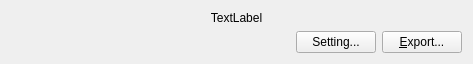
<?xml version="1.0" encoding="UTF-8"?>
<ui version="4.0">
 <class>Graph2dVerificationWindowControlWidget</class>
 <widget class="QWidget" name="Graph2dVerificationWindowControlWidget">
  <property name="geometry">
   <rect>
    <x>0</x>
    <y>0</y>
    <width>473</width>
    <height>64</height>
   </rect>
  </property>
  <property name="sizePolicy">
   <sizepolicy hsizetype="Expanding" vsizetype="Minimum">
    <horstretch>0</horstretch>
    <verstretch>0</verstretch>
   </sizepolicy>
  </property>
  <property name="windowTitle">
   <string>Form</string>
  </property>
  <layout class="QVBoxLayout" name="verticalLayout">
   <item>
    <widget class="QLabel" name="commentLabel">
     <property name="text">
      <string>TextLabel</string>
     </property>
     <property name="alignment">
      <set>Qt::AlignCenter</set>
     </property>
    </widget>
   </item>
   <item>
    <layout class="QHBoxLayout" name="horizontalLayout">
     <item>
      <spacer name="horizontalSpacer">
       <property name="orientation">
        <enum>Qt::Horizontal</enum>
       </property>
       <property name="sizeHint" stdset="0">
        <size>
         <width>40</width>
         <height>20</height>
        </size>
       </property>
      </spacer>
     </item>
     <item>
      <layout class="QGridLayout" name="gridLayout_2">
       <item row="0" column="0">
        <widget class="QPushButton" name="settingButton">
         <property name="text">
          <string>Setting...</string>
         </property>
        </widget>
       </item>
       <item row="0" column="1">
        <widget class="QPushButton" name="exportButton">
         <property name="text">
          <string>&amp;Export...</string>
         </property>
        </widget>
       </item>
      </layout>
     </item>
    </layout>
   </item>
  </layout>
 </widget>
 <resources/>
 <connections/>
</ui>
